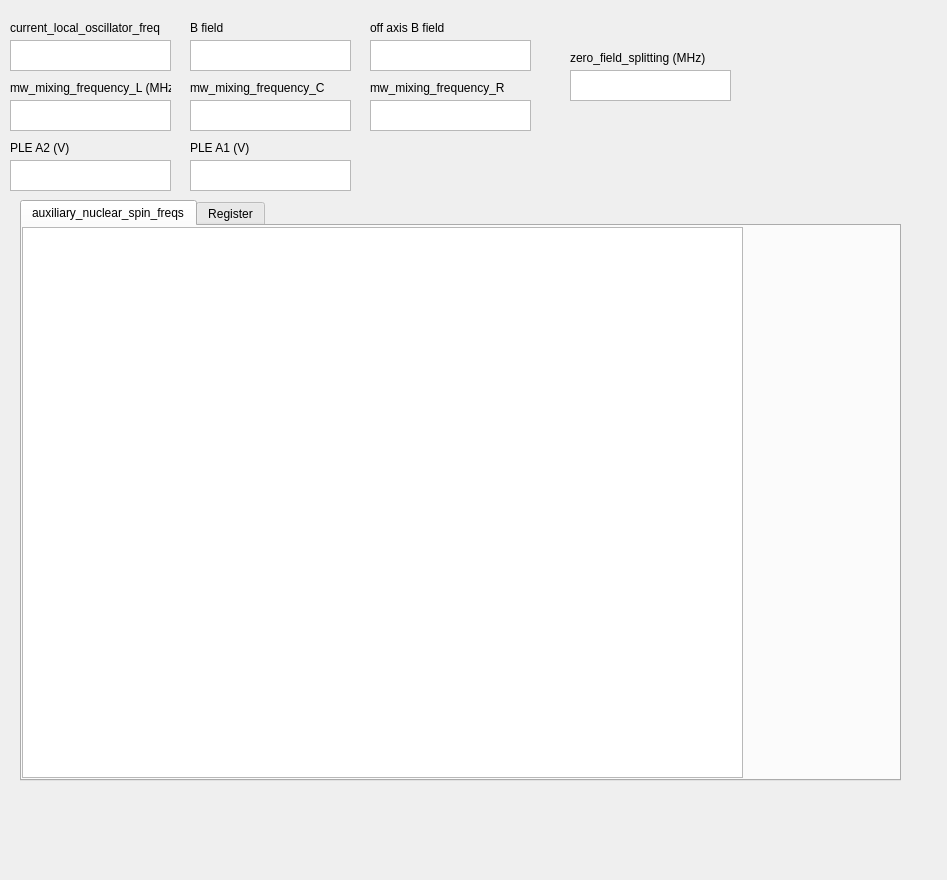
<?xml version="1.0" encoding="UTF-8"?>
<ui version="4.0">
 <class>window</class>
 <widget class="QWidget" name="window">
  <property name="geometry">
   <rect>
    <x>0</x>
    <y>0</y>
    <width>947</width>
    <height>880</height>
   </rect>
  </property>
  <property name="windowTitle">
   <string>Transition Tracker</string>
  </property>
  <property name="windowOpacity">
   <double>1.000000000000000</double>
  </property>
  <property name="autoFillBackground">
   <bool>false</bool>
  </property>
  <widget class="QPushButton" name="remove_next_script_button">
   <property name="geometry">
    <rect>
     <x>680</x>
     <y>970</y>
     <width>761</width>
     <height>31</height>
    </rect>
   </property>
   <property name="text">
    <string>Remove next script</string>
   </property>
  </widget>
  <widget class="QPushButton" name="set_stop_request_button">
   <property name="geometry">
    <rect>
     <x>680</x>
     <y>1010</y>
     <width>761</width>
     <height>41</height>
    </rect>
   </property>
   <property name="text">
    <string>Set stop_request</string>
   </property>
  </widget>
  <widget class="QTextBrowser" name="current_local_oscillator_freq_text_field">
   <property name="enabled">
    <bool>true</bool>
   </property>
   <property name="geometry">
    <rect>
     <x>10</x>
     <y>40</y>
     <width>161</width>
     <height>31</height>
    </rect>
   </property>
   <property name="readOnly">
    <bool>false</bool>
   </property>
  </widget>
  <widget class="QLabel" name="current_local_oscillator_freq_label">
   <property name="enabled">
    <bool>true</bool>
   </property>
   <property name="geometry">
    <rect>
     <x>10</x>
     <y>20</y>
     <width>151</width>
     <height>16</height>
    </rect>
   </property>
   <property name="text">
    <string>current_local_oscillator_freq</string>
   </property>
  </widget>
  <widget class="QLabel" name="current_local_oscillator_freq_label_2">
   <property name="enabled">
    <bool>true</bool>
   </property>
   <property name="geometry">
    <rect>
     <x>10</x>
     <y>80</y>
     <width>161</width>
     <height>16</height>
    </rect>
   </property>
   <property name="text">
    <string>mw_mixing_frequency_L (MHz)</string>
   </property>
  </widget>
  <widget class="QTextBrowser" name="mw_mixing_frequency_L_text_field">
   <property name="enabled">
    <bool>true</bool>
   </property>
   <property name="geometry">
    <rect>
     <x>10</x>
     <y>100</y>
     <width>161</width>
     <height>31</height>
    </rect>
   </property>
   <property name="readOnly">
    <bool>false</bool>
   </property>
  </widget>
  <widget class="QLabel" name="current_local_oscillator_freq_label_3">
   <property name="enabled">
    <bool>true</bool>
   </property>
   <property name="geometry">
    <rect>
     <x>190</x>
     <y>20</y>
     <width>161</width>
     <height>16</height>
    </rect>
   </property>
   <property name="text">
    <string>B field</string>
   </property>
  </widget>
  <widget class="QLabel" name="current_local_oscillator_freq_label_4">
   <property name="enabled">
    <bool>true</bool>
   </property>
   <property name="geometry">
    <rect>
     <x>190</x>
     <y>80</y>
     <width>161</width>
     <height>16</height>
    </rect>
   </property>
   <property name="text">
    <string>mw_mixing_frequency_C</string>
   </property>
  </widget>
  <widget class="QLabel" name="current_local_oscillator_freq_label_5">
   <property name="enabled">
    <bool>true</bool>
   </property>
   <property name="geometry">
    <rect>
     <x>370</x>
     <y>20</y>
     <width>161</width>
     <height>16</height>
    </rect>
   </property>
   <property name="text">
    <string>off axis B field</string>
   </property>
  </widget>
  <widget class="QLabel" name="current_local_oscillator_freq_label_6">
   <property name="enabled">
    <bool>true</bool>
   </property>
   <property name="geometry">
    <rect>
     <x>370</x>
     <y>80</y>
     <width>161</width>
     <height>16</height>
    </rect>
   </property>
   <property name="text">
    <string>mw_mixing_frequency_R</string>
   </property>
  </widget>
  <widget class="QTextBrowser" name="Bfield_text_field">
   <property name="enabled">
    <bool>true</bool>
   </property>
   <property name="geometry">
    <rect>
     <x>190</x>
     <y>40</y>
     <width>161</width>
     <height>31</height>
    </rect>
   </property>
   <property name="readOnly">
    <bool>false</bool>
   </property>
  </widget>
  <widget class="QTextBrowser" name="mw_mixing_frequency_C_text_field">
   <property name="enabled">
    <bool>true</bool>
   </property>
   <property name="geometry">
    <rect>
     <x>190</x>
     <y>100</y>
     <width>161</width>
     <height>31</height>
    </rect>
   </property>
   <property name="readOnly">
    <bool>false</bool>
   </property>
  </widget>
  <widget class="QTextBrowser" name="off_axis_B_field_text_field">
   <property name="enabled">
    <bool>true</bool>
   </property>
   <property name="geometry">
    <rect>
     <x>370</x>
     <y>40</y>
     <width>161</width>
     <height>31</height>
    </rect>
   </property>
   <property name="readOnly">
    <bool>false</bool>
   </property>
  </widget>
  <widget class="QTextBrowser" name="mw_mixing_frequency_R_text_field">
   <property name="enabled">
    <bool>true</bool>
   </property>
   <property name="geometry">
    <rect>
     <x>370</x>
     <y>100</y>
     <width>161</width>
     <height>31</height>
    </rect>
   </property>
   <property name="readOnly">
    <bool>false</bool>
   </property>
  </widget>
  <widget class="QLabel" name="current_local_oscillator_freq_label_7">
   <property name="enabled">
    <bool>true</bool>
   </property>
   <property name="geometry">
    <rect>
     <x>570</x>
     <y>50</y>
     <width>161</width>
     <height>16</height>
    </rect>
   </property>
   <property name="text">
    <string>zero_field_splitting (MHz)</string>
   </property>
  </widget>
  <widget class="QTextBrowser" name="zero_field_splitting_text_field">
   <property name="enabled">
    <bool>true</bool>
   </property>
   <property name="geometry">
    <rect>
     <x>570</x>
     <y>70</y>
     <width>161</width>
     <height>31</height>
    </rect>
   </property>
   <property name="readOnly">
    <bool>false</bool>
   </property>
  </widget>
  <widget class="QTextBrowser" name="ple_A2_text_field">
   <property name="enabled">
    <bool>true</bool>
   </property>
   <property name="geometry">
    <rect>
     <x>10</x>
     <y>160</y>
     <width>161</width>
     <height>31</height>
    </rect>
   </property>
   <property name="readOnly">
    <bool>false</bool>
   </property>
  </widget>
  <widget class="QTextBrowser" name="ple_A1_text_field">
   <property name="enabled">
    <bool>true</bool>
   </property>
   <property name="geometry">
    <rect>
     <x>190</x>
     <y>160</y>
     <width>161</width>
     <height>31</height>
    </rect>
   </property>
   <property name="readOnly">
    <bool>false</bool>
   </property>
  </widget>
  <widget class="QLabel" name="ple_A2_label">
   <property name="enabled">
    <bool>true</bool>
   </property>
   <property name="geometry">
    <rect>
     <x>10</x>
     <y>140</y>
     <width>161</width>
     <height>16</height>
    </rect>
   </property>
   <property name="text">
    <string>PLE A2 (V)</string>
   </property>
  </widget>
  <widget class="QLabel" name="ple_A1_label">
   <property name="enabled">
    <bool>true</bool>
   </property>
   <property name="geometry">
    <rect>
     <x>190</x>
     <y>140</y>
     <width>161</width>
     <height>16</height>
    </rect>
   </property>
   <property name="text">
    <string>PLE A1 (V)</string>
   </property>
  </widget>
  <widget class="QTabWidget" name="tabWidget">
   <property name="geometry">
    <rect>
     <x>20</x>
     <y>200</y>
     <width>881</width>
     <height>581</height>
    </rect>
   </property>
   <property name="sizePolicy">
    <sizepolicy hsizetype="Maximum" vsizetype="Maximum">
     <horstretch>0</horstretch>
     <verstretch>0</verstretch>
    </sizepolicy>
   </property>
   <property name="currentIndex">
    <number>0</number>
   </property>
   <widget class="QWidget" name="auxiliary_nuclear_spin">
    <attribute name="title">
     <string>auxiliary_nuclear_spin_freqs</string>
    </attribute>
    <widget class="QTableWidget" name="script_queue_table">
     <property name="geometry">
      <rect>
       <x>0</x>
       <y>1</y>
       <width>721</width>
       <height>551</height>
      </rect>
     </property>
    </widget>
   </widget>
   <widget class="QWidget" name="Register">
    <attribute name="title">
     <string>Register</string>
    </attribute>
   </widget>
  </widget>
 </widget>
 <resources/>
 <connections/>
</ui>
